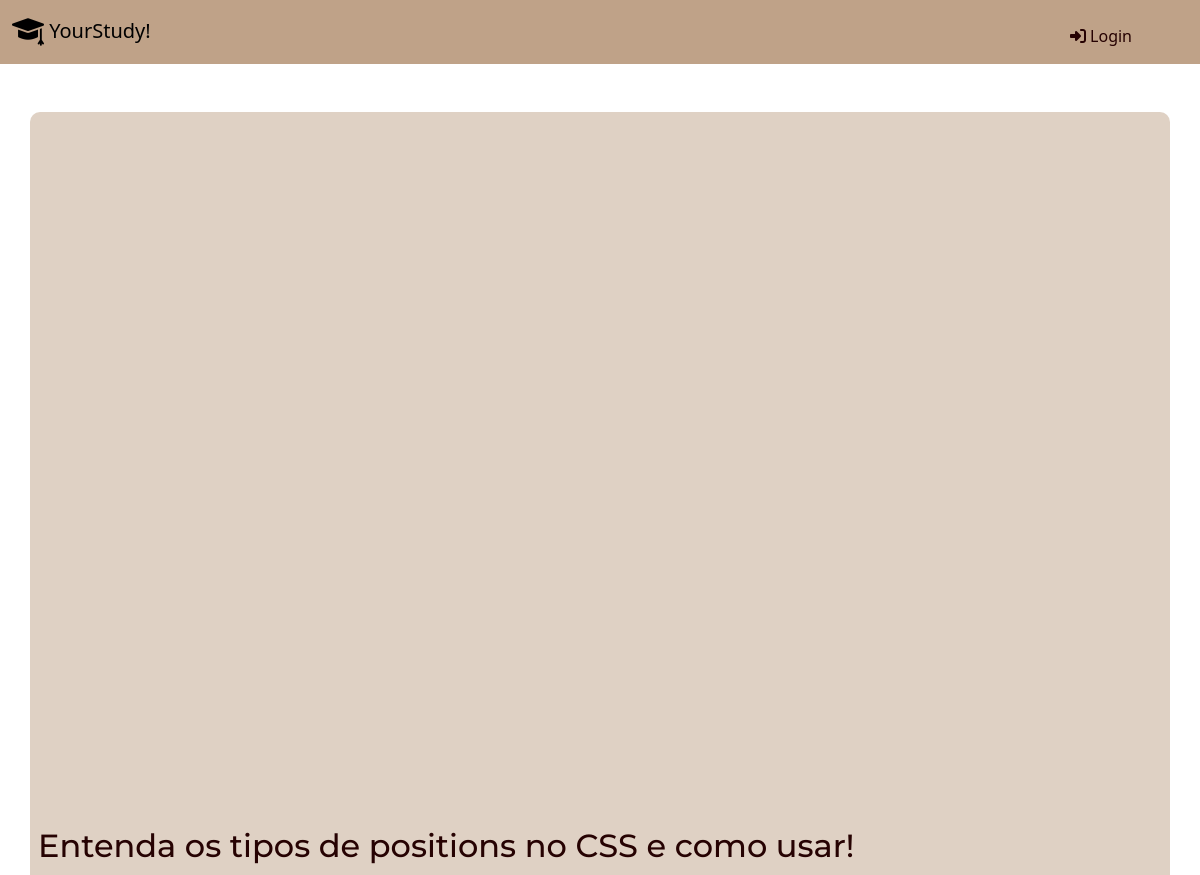
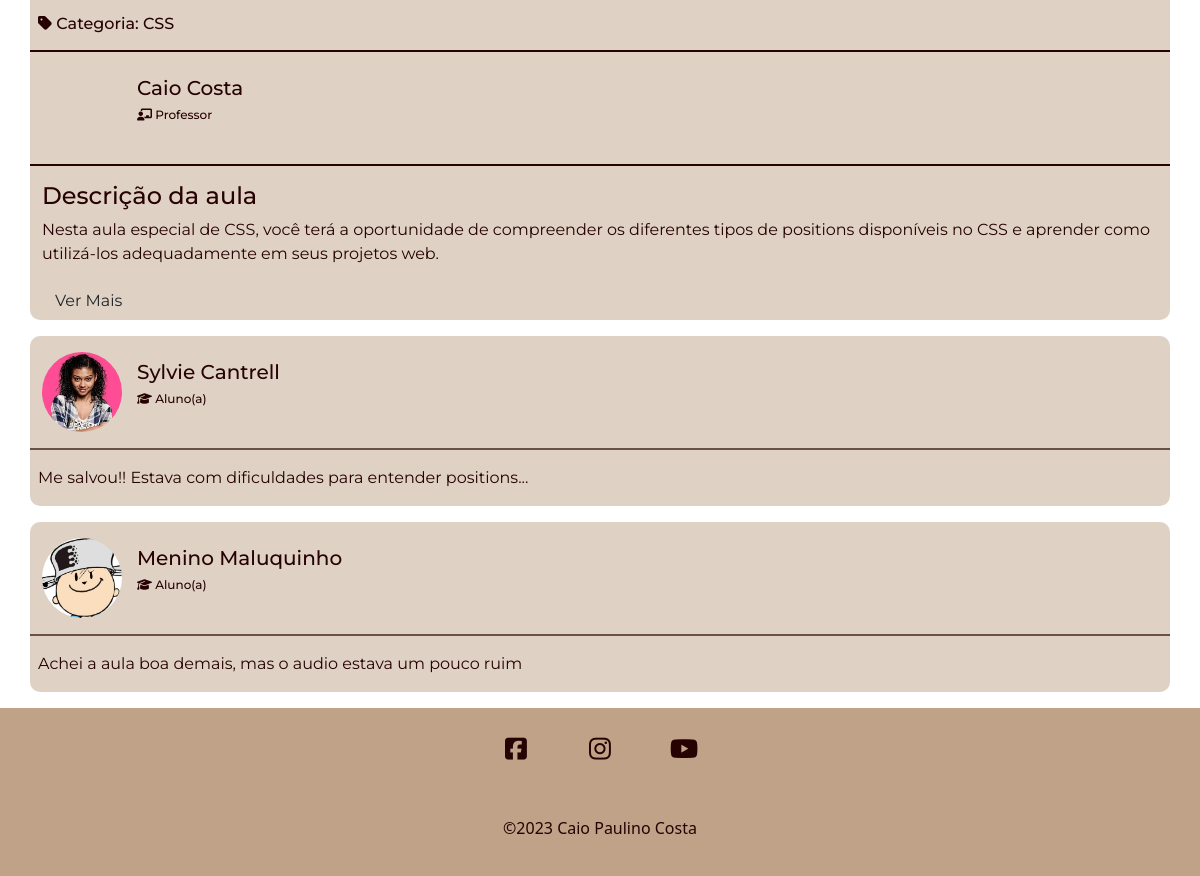
Page /video_lesson.php?id=4 on the committed database (2 pictures, top to bottom).
### tables this page shows
CREATE TABLE `lessons` (
  `id` int(11) UNSIGNED NOT NULL,
  `title` varchar(255) DEFAULT NULL,
  `description` varchar(255) DEFAULT NULL,
  `content` varchar(255) DEFAULT NULL,
  `image` varchar(255) DEFAULT NULL,
  `video` varchar(255) DEFAULT NULL,
  `category` varchar(255) DEFAULT NULL,
  `users_id` int(11) UNSIGNED DEFAULT NULL,
  `reviews_id` int(10) UNSIGNED DEFAULT NULL
);

CREATE TABLE `users` (
  `id` int(11) UNSIGNED NOT NULL,
  `name` varchar(255) DEFAULT NULL,
  `lastname` varchar(255) DEFAULT NULL,
  `email` varchar(255) DEFAULT NULL,
  `password` varchar(255) DEFAULT NULL,
  `image` varchar(255) DEFAULT NULL,
  `bio` text DEFAULT NULL,
  `ra` varchar(250) DEFAULT NULL,
  `p1` varchar(250) DEFAULT NULL,
  `p2` varchar(250) DEFAULT NULL,
  `p3` varchar(250) DEFAULT NULL,
  `p4` varchar(250) DEFAULT NULL,
  `t1` varchar(250) DEFAULT NULL,
  `t2` varchar(250) DEFAULT NULL,
  `avarage` varchar(250) DEFAULT NULL,
  `token` varchar(255) DEFAULT NULL
);

CREATE TABLE `reviews` (
  `id` int(11) UNSIGNED NOT NULL,
  `rating` int(11) DEFAULT NULL,
  `review` text DEFAULT NULL,
  `users_id` int(11) UNSIGNED DEFAULT NULL,
  `lessons_id` int(11) UNSIGNED DEFAULT NULL
);

### globals.php (called while the page is built, shortened)
<?php
  $BASE_URL = "http://" . $_SERVER["SERVER_NAME"] . dirname($_SERVER["REQUEST_URI"]."?") . "/";

### dao/LessonDAO.php (called while the page is built, shortened)
<?php
  require_once("dao/ReviewDAO.php");
class LessonDAO implements LessonDAOInterface {
    private $conn;
    private $url;
    public function __construct(PDO $conn, $url) {
        $this->conn = $conn;
        $this->url = $url;
    }
    public function buildLesson($data) {
        $lesson = new lesson();
        $lesson->id = $data["id"];
        $lesson->title = $data["title"];
        $lesson->description = $data["description"];
        $lesson->image = $data["image"];
        $lesson->video = $data["video"];
        $lesson->category = $data["category"];
        $lesson->content = $data["content"];
        $lesson->users_id = $data["users_id"];
      $reviewDao = new ReviewDao($this->conn, $this->url);
      $rating = $reviewDao->getRatings($lesson->id);
      $lesson->rating = $rating;
        return $lesson;
    }
    public function findById($id) {
        $stmt = $this->conn->prepare("SELECT * FROM lessons WHERE id = :id");
        $stmt->bindParam(":id", $id);
        $stmt->execute();
        if($stmt->rowCount() > 0) {
        $lessonData = $stmt->fetch();
        $lesson = $this->buildLesson($lessonData);
        return $lesson;
        } else {
        return false;
        }
    }
  }

### dao/ReviewDAO.php (called while the page is built, shortened)
<?php
require_once("dao/UserDAO.php");
require_once("dao/LessonDAO.php");
class ReviewDao implements ReviewDAOInterface {
private $conn;
private $url;
    public function __construct(PDO $conn, $url) {
        $this->conn = $conn;
        $this->url = $url;
    }
    public function buildReview($data) {
    $reviewObject = new Review();
    $reviewObject->id = $data["id"];
    $reviewObject->rating = $data["rating"];
    $reviewObject->review = $data["review"];
    $reviewObject->users_id = $data["users_id"];
    $reviewObject->lessons_id = $data["lessons_id"];
    return $reviewObject;
    }
    public function getLessonReview($id) {
        $reviews = [];
        $stmt = $this->conn->prepare("SELECT * FROM reviews WHERE lessons_id = :lessons_id");
        $stmt->bindParam(":lessons_id", $id);
        $stmt->execute();
        if($stmt->rowCount() > 0) {
        $reviewsData = $stmt->fetchAll();
        $userDao = new UserDAO($this->conn, $this->url);
        foreach($reviewsData as $review) {
            $reviewObject =  $this->buildReview($review);
            $user = $userDao->findById($reviewObject->users_id);
            $reviewObject->user = $user;
            $reviews[] = $reviewObject;
        }
        }
        return $reviews;
    }
      public function getRatings($id) {
        $stmt = $this->conn->prepare("SELECT * FROM reviews WHERE lessons_id = :lessons_id");
        $stmt->bindParam(":lessons_id", $id);
        $stmt->execute();
        if($stmt->rowCount() > 0) {
          $rating = 0;
          $reviews = $stmt->fetchAll();
          foreach($reviews as $review) {
            $rating += $review["rating"];
          }
          $rating = $rating / count($reviews);
        } else {
          $rating = "Não avaliado";
        }
        return $rating;
      }
}

### dao/UserDAO.php (called while the page is built, shortened)
<?php
  class UserDAO implements UserDAOInterface {
    private $conn;
    public function __construct(PDO $conn, $url) {
      $this->conn = $conn;
    }
    public function buildUser($data) {
      $user = new User();
      $user->id = $data["id"];
      $user->name = $data["name"];
      $user->lastname = $data["lastname"];
      $user->email = $data["email"];
      $user->password = $data["password"];
      $user->image = $data["image"];
      $user->bio = $data["bio"];
      $user->ra = $data["ra"];
      $user->token = $data["token"];
      return $user;
    }
    public function findById($id) {
      if($id != "") {
        $stmt = $this->conn->prepare("SELECT * FROM users WHERE id = :id");
        $stmt->bindParam(":id", $id);
        $stmt->execute();
        if($stmt->rowCount() > 0) {
          $data = $stmt->fetch();
          $user = $this->buildUser($data);
          return $user;
        } else {
          return false;
        }
      } else {
        return false;
      }
    }
    public function findByLessonId($lessonId) {
      $users = [];
      $stmt = $this->conn->prepare("SELECT *
      FROM users
      WHERE id IN (
          SELECT users_id
          FROM lessons
          WHERE id = :lessonId
      );
      ");
      $stmt->bindValue(":lessonId", $lessonId);
      $stmt->execute();
      if ($stmt->rowCount() > 0) {
          $usersArray = $stmt->fetchAll(PDO::FETCH_ASSOC);
          foreach ($usersArray as $user) {
              $users[] = $this->buildUser($user);
          }
      }
      return $users;
  }
  }

### video_lesson.php (the view, shortened to what this page needs)
<?php
require_once("templates/header.php");
require_once("dao/LessonDAO.php");
require_once("dao/UserDAO.php");
require_once("dao/ReviewDAO.php");
$lessonId = filter_input(INPUT_GET, "id");
$lessonDao = new LessonDAO($conn, $BASE_URL);
$reviewDao = new ReviewDAO($conn, $BASE_URL);
$userDao = new UserDAO($conn, $BASE_URL);
$userLesson = $userDao->findByLessonId($lessonId);
if (empty($lessonId)) {
  $message->setMessage("O filme não foi encontrado!", "error", "index.php");
} else {
  $lesson = $lessonDao->findById($lessonId);
}
$lessonReviews = $reviewDao->getLessonReview($lesson->id);
?>
<div class="container pt-5">
  <div class="row">
  <div class="col-lg bg-video m-0 p-0 video-section-1">
    <iframe id="video-lesson" src="<?= $lesson->video ?>" frameborder="0" allow="accelerometer; autoplay; clipboard-write; encryted-media; gyroscope; picture-in-picture" allowfullscreen></iframe>
    <div class="p-2"><h2><?= $lesson->title ?></h2></div>
    <div class="p-2"><h6><i class="fa-solid fa-tag"></i>  Categoria: <?= $lesson->category ?></h6></div>
    <div class="row m-0">
    <?php foreach($userLesson as $user  ): ?>
    <div class="col-lg-12 video-section-2">
    <div class="row">
    <div class="col-lg-1 pt-3">
    <a href="<?= $BASE_URL ?>profile.php?id=<?= $user->id ?>"><div id="review-profile" style="background-image: url('<?= $BASE_URL ?>/img/users/<?= $user->image ?>');"></div></a>
    </div>
    <div class="col-lg-11 mt-4">
    <h5><?= $user->name ?> <?= $user->lastname ?></h5>
    <h6 style="font-size: 12px;"><i class="fa-solid fa-chalkboard-user"></i>  Professor</h6>
    </div>
  </div>
    </div>
    <?php endforeach; ?>
    <div class="col-lg-12 pt-3 mt-3 video-section-3">
    <h4>Descrição da aula</h4>
    <p><?= $lesson->description ?></p>
    <button class="btn btn-see-more" onclick="showMore()">Ver Mais</button>
  </div>
  </div>
</div>
  </div>
  <?php foreach ($lessonReviews as $review) : ?>
    <?php require("templates/user_review.php"); ?>
  <?php endforeach; ?>
</div>
<?php
require_once("templates/footer.php");
?>

### templates/user_review.php (shortened to what this page needs)
<?php
$userModel = new User();
$fullName = $userModel->getFullName($review->user);
?>
<div class="row review-container mt-3 mb-3">
<div class="col-lg-12">
  <div class="row">
    <div class="col-lg-1 pt-3">
    <a href="<?= $BASE_URL ?>profile.php?id=<?= $review->user->id ?>"><div id="review-profile" style="background-image: url('<?= $BASE_URL ?>/img/users/<?= $review->user->image?>');"></div></a>
    </div>
    <div class="col-lg-11 mt-4">
    <h5><?= $fullName?></h5>
    <h6 style="font-size: 12px;"><i class="fa-solid fa-graduation-cap"></i>  Aluno(a)</h6>
    </div>
  </div>
</div>
<div class="col mt-3 pt-3 ps-2 comment-container">
  <p><?=$review->review ?></p>
</div>
</div>

### css/styles.css (style rules this page uses)
body { margin: 0; padding: 0; min-height: auto; display: flex; flex-direction: column; }
.row { font-family: 'Montserrat', sans-serif; }
#review-profile { width: 80px; height: 80px; background-position: center; background-size: cover; border-radius: 100%; }
.review-container { border-radius: 10px; background-color: #bfa2887e; color: #260202; }
.comment-container { border-top: solid 2px #2602029f; color: #260202; }
#video-lesson { width: 100%; height: 700px; }
.bg-video { background-color: #bfa2887e; border-radius: 10px; }
.video-section-1 { color: #260202; }
.video-section-2 { border-top: 2px solid #260202; color: #260202; }
.video-section-3 { color: #260202; border-top: 2px solid #260202; }

### rows in the picture
lessons: title "Entenda os tipos de positions no CSS e como usar!", category "CSS", description "Nesta aula especial de CSS, você terá a oportunidade de compreender os diferentes tipos de positions disponíveis no CSS e aprender como utilizá-los adequadamente em seus projetos web."
users: name "Caio", lastname "Costa"
reviews: users.image (picture), users.lastname "Sylvie Cantrell", review "Me salvou!! Estava com dificuldades para entender positions..."
reviews: users.image (picture), users.lastname "Menino Maluquinho", review "Achei a aula boa demais, mas o audio estava um pouco ruim"
